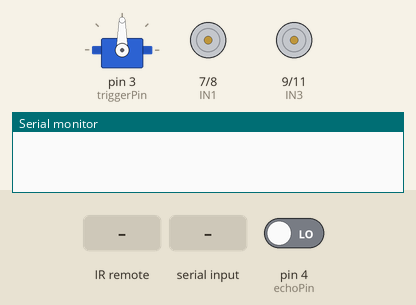
Simulated run of this sketch. Board: Arduino Uno, built with avr-gcc and run on an emulated ATmega328P. Parts: servo, motor-driver pin pairs drawn as motors (green arrow = first pin HIGH = forward, orange = second pin HIGH = backward, longer = more drive, scaled by the enable pin), the last lines printed to the serial monitor. The inputs (shaded band) are chosen by the test bench; at power-on: pin 4 (echoPin) LOW.

Above: at 1.2 s.
1.3 s: infrared code 0xFF629D received
At 1.7 s:
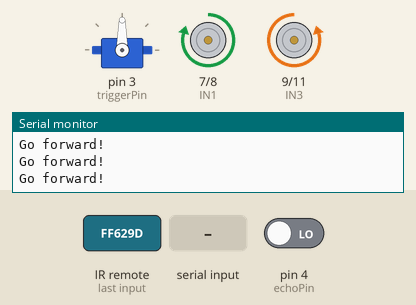
3.3 s: infrared code 0xFFA857 received
At 3.7 s:
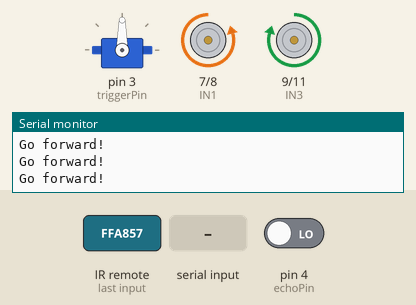
5.3 s: "t" received over Serial
At 7.22 s:
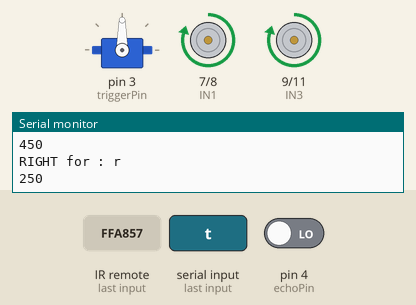
8.3 s: infrared code 0xFF22DD received
At 10.4 s:
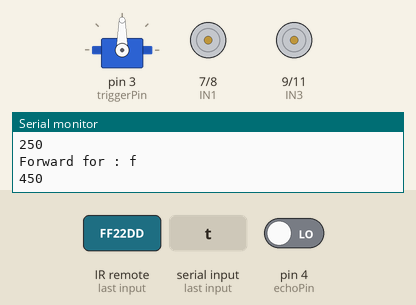
11.3 s: infrared code 0xFFC23D received
At 11.55 s:
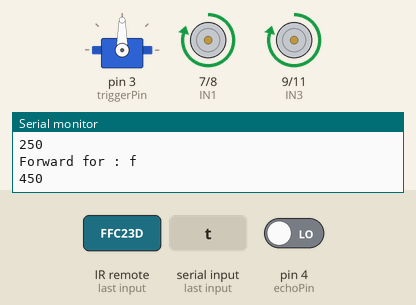
13.3 s: infrared code 0xFF6897 received
At 14.0 s:
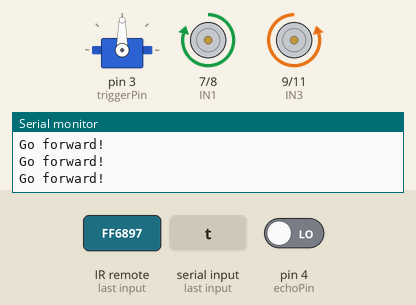
Timing chart, 0 to 15.8 s (numbered marks = the images above; inputs shaded):
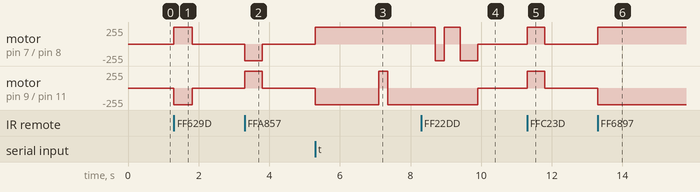

The sketch:

main.ino
```cpp
#include <IRremote.h>
#include <Servo.h>
//int   _pin = 7;
#define echoPin 4
#define triggerPin 3
#define f 16736925  // FORWARD
#define b 16754775  // BACK
#define l 16720605  // LEFT
#define r 16761405  // RIGHT
#define s 16712445  // STOP
#define KEY1 16738455 //Line Teacking mode
#define KEY2 16750695 //Obstacles Avoidance mode
#define KEY3 16756815
#define KEY4 16724175
#define KEY5 16718055
#define KEY6 16743045
#define KEY7 16716015
#define KEY8 16726215
#define KEY9 16734885
#define KEY0 16730805
#define KEY_STAR 16728765
#define KEY_HASH 16732845

#define RECV_PIN  12
#define ECHO_PIN  A4
#define TRIG_PIN  A5
#define ENA 5
#define ENB 6
#define IN1 7
#define IN2 8
#define IN3 9
#define IN4 11
#define LED_Pin 13
#define LineTeacking_Pin_Right  10
#define LineTeacking_Pin_Middle 4
#define LineTeacking_Pin_Left   2
#define LineTeacking_Read_Right   !digitalRead(10)
#define LineTeacking_Read_Middle  !digitalRead(4)
#define LineTeacking_Read_Left    !digitalRead(2)
#define carSpeed 250
#define rightButton 4
Servo servo;
IRrecv irrecv(RECV_PIN);
decode_results results;
unsigned long IR_PreMillis;
unsigned long LT_PreMillis;
int rightDistance = 0, leftDistance = 0, middleDistance = 0;
int forwardStep_lenght = 50, backwardStep_lenght = 50, rightStep_lenght = 50, leftStep_lenght = 50;
enum FUNCTIONMODE {
  IDLE,
  LineTeacking,
  ObstaclesAvoidance,
  Bluetooth,
  DoingTask,
  IRremote
} func_mode = IDLE;

enum MOTIONMODE {
  STOP,
  FORWARD,
  BACK,
  LEFT,
  RIGHT
} mov_mode = STOP;

void delays(unsigned long t) {
  for (unsigned long i = 0; i < t; i++) {
    getBTData();
    getIRData();
    delay(1);
  }
}


int getDistance() {
  digitalWrite(TRIG_PIN, LOW);
  delayMicroseconds(2);
  digitalWrite(TRIG_PIN, HIGH);
  delayMicroseconds(10);
  digitalWrite(TRIG_PIN, LOW);
  return (int)pulseIn(ECHO_PIN, HIGH) / 58;
}

void forward(bool debug = true) {
  analogWrite(ENA, carSpeed);
  analogWrite(ENB, carSpeed);
  digitalWrite(IN1, HIGH);
  digitalWrite(IN2, LOW);
  digitalWrite(IN3, LOW);
  digitalWrite(IN4, HIGH);
  if (debug) Serial.println("Go forward!");
}

void back(bool debug = false) {
  analogWrite(ENA, carSpeed);
  analogWrite(ENB, carSpeed);
  digitalWrite(IN1, LOW);
  digitalWrite(IN2, HIGH);
  digitalWrite(IN3, HIGH);
  digitalWrite(IN4, LOW);
  if (debug) Serial.println("Go back!");
}

void left(bool debug = false) {
  analogWrite(ENA, carSpeed);
  analogWrite(ENB, carSpeed);
  digitalWrite(IN1, LOW);
  digitalWrite(IN2, HIGH);
  digitalWrite(IN3, LOW);
  digitalWrite(IN4, HIGH);
  if (debug) Serial.println("Go left!");
}

void right(bool debug = false) {
  analogWrite(ENA, carSpeed);
  analogWrite(ENB, carSpeed);
  digitalWrite(IN1, HIGH);
  digitalWrite(IN2, LOW);
  digitalWrite(IN3, HIGH);
  digitalWrite(IN4, LOW);
  if (debug) Serial.println("Go right!");
}
void boom() {
  //tone(buzzer_pin, 1000);
  delay(100);

}
void stop(bool debug = false) {
  digitalWrite(ENA, LOW);
  digitalWrite(ENB, LOW);
  if (debug) Serial.println("Stop!");
}

void getBTData() {
  if (Serial.available()) {
    switch (Serial.read()) {
      case 'f': func_mode = Bluetooth; mov_mode = FORWARD;  break;
      case 'b': func_mode = Bluetooth; mov_mode = BACK;     break;
      case 'l': func_mode = Bluetooth; mov_mode = LEFT;     break;
      case 'r': func_mode = Bluetooth; mov_mode = RIGHT;    break;
      case 's': func_mode = Bluetooth; mov_mode = STOP;     break;
      case 't': func_mode = DoingTask;                      break;
      case '1': func_mode = LineTeacking;                   break;
      case '2': func_mode = ObstaclesAvoidance;             break;
      case '3': boom(); break;
      default:  break;
    }
  }
}

void getIRData() {
  if (irrecv.decode(&results)) {
    IR_PreMillis = millis();
    switch (results.value) {
      case f:   func_mode = IRremote; mov_mode = FORWARD;  break;
      case b:   func_mode = IRremote; mov_mode = BACK;     break;
      case l:   func_mode = IRremote; mov_mode = LEFT;     break;
      case r:   func_mode = IRremote; mov_mode = RIGHT;    break;
      case s:   func_mode = IRremote; mov_mode = STOP;     break;
      case KEY1:  func_mode = LineTeacking;                break;
      case KEY2:  func_mode = ObstaclesAvoidance;          break;
      default: break;
    }
    irrecv.resume();
  }
}

void bluetooth_mode() {
  if (func_mode == Bluetooth) {
    switch (mov_mode) {
      case FORWARD: forward();  break;
      case BACK:    back();     break;
      case LEFT:    left();     break;
      case RIGHT:   right();    break;
      case STOP:    stop();     break;
      default: break;
    }
  }
}

void irremote_mode() {
  if (func_mode == IRremote) {
    switch (mov_mode) {
      case FORWARD: forward();  break;
      case BACK:    back();     break;
      case LEFT:    left();     break;
      case RIGHT:   right();    break;
      case STOP:    stop();     break;
      default: break;
    }
    if (millis() - IR_PreMillis > 500) {
      mov_mode = STOP;
      IR_PreMillis = millis();
    }
  }
}

void line_teacking_mode() {
  if (func_mode == LineTeacking) {
    if (LineTeacking_Read_Middle) {
      forward();
      LT_PreMillis = millis();
    } else if (LineTeacking_Read_Right) {
      right();
      while (LineTeacking_Read_Right) {
        getBTData();
        getIRData();
      }
      LT_PreMillis = millis();
    } else if (LineTeacking_Read_Left) {
      left();
      while (LineTeacking_Read_Left) {
        getBTData();
        getIRData();
      }
      LT_PreMillis = millis();
    } else {
      if (millis() - LT_PreMillis > 150) {
        stop();
      }
    }
  }
}

void obstacles_avoidance_mode() {
  if (func_mode == ObstaclesAvoidance) {
    servo.write(90);
    delays(100); // Delay for nothing right now .l. %=%
    middleDistance = getDistance();
    if (middleDistance <= 40) {
      stop();
      delays(500);
      servo.write(10);
      delays(1000);
      rightDistance = getDistance();

      delays(500);
      servo.write(90);
      delays(1000);
      servo.write(170);
      delays(1000);
      leftDistance = getDistance();

      delays(500);
      servo.write(90);
      delays(1000);
      if (rightDistance > leftDistance) {
        right();
        delays(360);
      } else if (rightDistance < leftDistance) {
        left();
        delays(360);
      } else if ((rightDistance <= 40) || (leftDistance <= 40)) {
        back();
        delays(180);
      } else {
        forward();
      }
    } else {
      forward();
    }
  }
}
void _forward(int secounds) {
  analogWrite(ENA, carSpeed);
  analogWrite(ENB, carSpeed);
  digitalWrite(IN1, HIGH);
  digitalWrite(IN2, LOW);
  digitalWrite(IN3, LOW);
  digitalWrite(IN4, HIGH);
  delay(secounds);
  //  if(debug) Serial.println("Go forward!");
}
void _right(int secounds) {
  analogWrite(ENA, carSpeed);
  analogWrite(ENB, carSpeed);
  digitalWrite(IN1, HIGH);
  digitalWrite(IN2, LOW);
  digitalWrite(IN3, HIGH);
  digitalWrite(IN4, LOW);
  delay(secounds);
  //  if(debug) Serial.println("Go right!");
}
void _left(int secounds) {
  analogWrite(ENA, carSpeed);
  analogWrite(ENB, carSpeed);
  digitalWrite(IN1, LOW);
  digitalWrite(IN2, HIGH);
  digitalWrite(IN3, LOW);
  digitalWrite(IN4, HIGH);
  delay(secounds);
  //  if(debug) Serial.println("Go left!");
}
void _back(int secounds) {
  analogWrite(ENA, carSpeed);
  analogWrite(ENB, carSpeed);
  digitalWrite(IN1, LOW);
  digitalWrite(IN2, HIGH);
  digitalWrite(IN3, HIGH);
  digitalWrite(IN4, LOW);
  delay(secounds);
  //  if(debug) Serial.println("Go back!");
}
void task_mode(){
   char order [10][2] = {{'f', '9'}, {'f', '9'}, {'f', '9'}, {'f', '9'}, {'r', '5'}, {'f', '9'}, {'f', '9'}, {'f', '9'}, {'l', '5'}, {'f', '9'}};
  int number_of_orders=10;
  if (func_mode == DoingTask) {
  for (int m = 0; m < number_of_orders; m++) {
    int forwardSteps = 0, backwardSteps = 0, rightSteps = 0, leftSteps = 0;
    int  number_of_steps = order[m][1] - '0';
    char action = order[m][0];
    if (action == 'f') {
      Serial.print("Forward for : ");
      Serial.println(action);
      forwardSteps = forwardStep_lenght * number_of_steps;
      Serial.println(forwardSteps);
      _forward(forwardSteps);
    }

    if (action == 'r') {
      Serial.print("RIGHT for : ");
      Serial.println(action);
      rightSteps = rightStep_lenght * number_of_steps;
      Serial.println(rightSteps);
      _right(rightSteps);

    }
    if (action == 'l') {
      Serial.print("LEFT for : ");
      Serial.println(action);
      leftSteps = leftStep_lenght * number_of_steps;
      Serial.println(leftSteps);
      _left(leftSteps);

    }
    if (action == 'b') {
      Serial.print("back for : ");
      Serial.println(action);
      backwardSteps = backwardStep_lenght * number_of_steps;
      Serial.println(backwardSteps);
      _back(backwardSteps);

    }
    if (action == 'W') {
      stop();
      delay(50);
      Serial.println("Go WAIT!");
    }

    stop();
  }
  stop();
}
}
long microsecondsToCentimeters(long microseconds) {
   return microseconds / 29 / 2;
}
void ultraSound()
{
  long duration, cm;
  pinMode(triggerPin, OUTPUT);
  digitalWrite(triggerPin, LOW);
  delayMicroseconds(2);
  digitalWrite(triggerPin, HIGH);
  delayMicroseconds(10);
  digitalWrite(triggerPin, LOW);
  pinMode(echoPin, INPUT);
  duration = pulseIn(echoPin, HIGH);
  cm = microsecondsToCentimeters(duration);
  Serial.print("Lengh in centimetres : ");
  Serial.println(cm);
  delay(100);
}
void setup() {
  Serial.begin(9600);
  servo.attach(3, 500, 2400); // 500: 0 degree  2400: 180 degree
  servo.write(90);
  irrecv.enableIRIn();
  pinMode(ECHO_PIN, INPUT);
  pinMode(TRIG_PIN, OUTPUT);
  pinMode(rightButton, INPUT);
  pinMode(IN1, OUTPUT);
  pinMode(IN2, OUTPUT);
  pinMode(IN3, OUTPUT);
  pinMode(IN4, OUTPUT);
  pinMode(ENA, OUTPUT);
  pinMode(ENB, OUTPUT);
  pinMode(LineTeacking_Pin_Right, INPUT);
  pinMode(LineTeacking_Pin_Middle, INPUT);
  pinMode(LineTeacking_Pin_Left, INPUT);
  //pinMode(buzzer_pin, OUTPUT);
}

void loop() {
    getBTData();
    getIRData();
    bluetooth_mode();
    irremote_mode();
    line_teacking_mode();
    obstacles_avoidance_mode();
    task_mode();
  if (Serial.available() > 0)
  {
    int val = Serial.read();
    Serial.println(val);
  }
}
```

Measured:
- after the input at 1.3 s, motor on pin 7 (IN1) / pin 8 (IN2): stopped → forward 250/255 at once, → stopped 0.51 s later; motor on pin 9 (IN3) / pin 11 (IN4): stopped → backward 250/255 at once, → stopped 0.51 s later
- after the input at 3.3 s, motor on pin 7 (IN1) / pin 8 (IN2): stopped → backward 250/255 at once, → stopped 0.50 s later; motor on pin 9 (IN3) / pin 11 (IN4): stopped → forward 250/255 at once, → stopped 0.50 s later
- after the input at 5.3 s, motor on pin 7 (IN1) / pin 8 (IN2): stopped → forward 250/255 at once; motor on pin 9 (IN3) / pin 11 (IN4): stopped → backward 250/255 at once, → forward 250/255 1.8 s later, → backward 250/255 0.25 s later
- after the input at 8.3 s, motor on pin 9 (IN3) / pin 11 (IN4): backward 250/255 → stopped after 1.6 s
- after the input at 11.3 s, motor on pin 7 (IN1) / pin 8 (IN2), motor on pin 9 (IN3) / pin 11 (IN4): stopped → forward 250/255 at once, → stopped 0.50 s later
- after the input at 13.3 s, motor on pin 7 (IN1) / pin 8 (IN2): stopped → forward 250/255 at once; motor on pin 9 (IN3) / pin 11 (IN4): stopped → backward 250/255 at once
